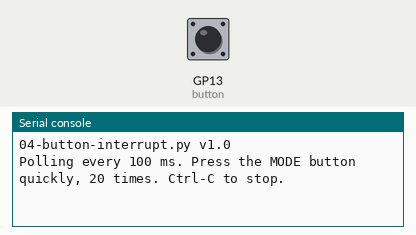
Recording of a program running on a simulated Raspberry Pi Pico running MicroPython. On the bench: the last lines printed to the serial console. Inputs (shaded band) come from the test bench; at power-on: GP13 (button) HIGH.

Above: at 1.2 s.
1.3 s: GP13 (button) pulled LOW for 0.15 s
At 3.2 s:
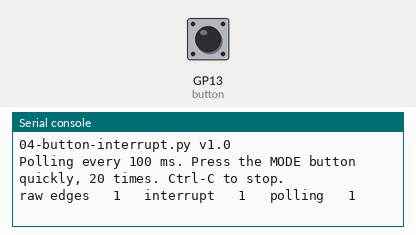
3.5 s: GP13 (button) pulled LOW for 1 s
At 4.8 s:
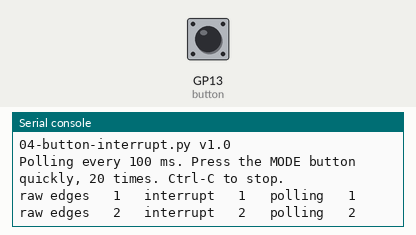
6.0 s: GP13 (button) pulled LOW for 0.15 s
At 6.4 s:
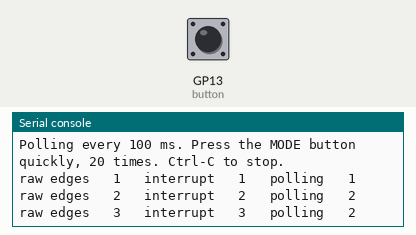
Timing chart, 0 to 9.0 s (numbered marks = the images above; inputs shaded):
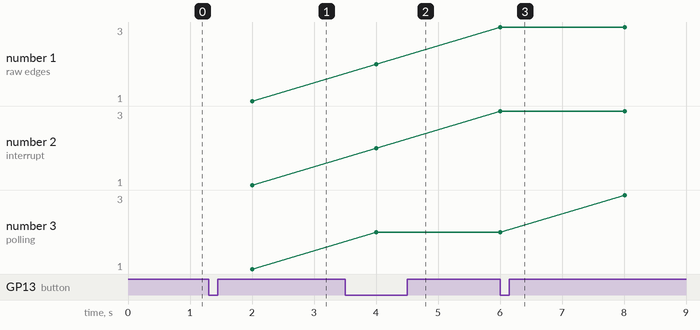

The program:

04-button-interrupt.py
```python
# Chapter 2, Test 04: Polling versus an interrupt
# Counts presses of the MODE button three ways at the same time:
#   raw edges   every falling edge the interrupt sees, bounce included
#   interrupt   falling edges with a 30 ms debounce, counted in the ISR
#   polling     presses a slow loop notices (checks the pin every POLL_MS)
# Needs the MODE button (GP13).
#
# PASS: press the button quickly 20 times. Expect: raw edges >= interrupt, and
# interrupt >= polling when POLL_MS is large. If raw edges is much bigger than
# the number of presses you made, that is contact bounce. Change POLL_MS and
# run again: a bigger number misses more quick presses.
#
# Ctrl-C prints the totals.

NAME = "04-button-interrupt.py"
VERSION = "1.0"
print("{} v{}".format(NAME, VERSION))

import time
from machine import Pin

POLL_MS = 100          # try 5, 20, 100, 250
DEBOUNCE_MS = 30

button = Pin(13, Pin.IN, Pin.PULL_UP)

raw_edges = 0
irq_presses = 0
last_irq = 0


def on_fall(pin):
    """Keep this short: count and get out."""
    global raw_edges, irq_presses, last_irq
    raw_edges += 1
    now = time.ticks_ms()
    if time.ticks_diff(now, last_irq) > DEBOUNCE_MS:
        last_irq = now
        irq_presses += 1


button.irq(trigger=Pin.IRQ_FALLING, handler=on_fall)

poll_presses = 0
was_down = False
print("Polling every {} ms. Press the MODE button quickly, 20 times. Ctrl-C to stop.".format(POLL_MS))

try:
    last_report = time.ticks_ms()
    while True:
        is_down = button.value() == 0
        if is_down and not was_down:
            poll_presses += 1
        was_down = is_down
        time.sleep_ms(POLL_MS)
        if time.ticks_diff(time.ticks_ms(), last_report) >= 2000:
            last_report = time.ticks_ms()
            print("raw edges {:3d}   interrupt {:3d}   polling {:3d}".format(
                raw_edges, irq_presses, poll_presses))
except KeyboardInterrupt:
    print()
    print("TOTALS: raw edges {}, interrupt {}, polling {} (POLL_MS={})".format(
        raw_edges, irq_presses, poll_presses, POLL_MS))
finally:
    button.irq(handler=None)
```

Measured:
- after the input at 1.3 s, the serial console: prints a new line after 0.70 s (image 1)
- after the input at 3.5 s, the serial console: prints a new line after 0.50 s (image 2)
- after the input at 6.0 s, the serial console: prints a new line at once (image 3)
- plotted number 1: 1 → 2 after the input at 3.5 s, 2 → 3 after the input at 6.0 s
- plotted number 2: 1 → 2 after the input at 3.5 s, 2 → 3 after the input at 6.0 s
- plotted number 3: 1 → 2 after the input at 3.5 s, 2 → 3 after the input at 6.0 s
